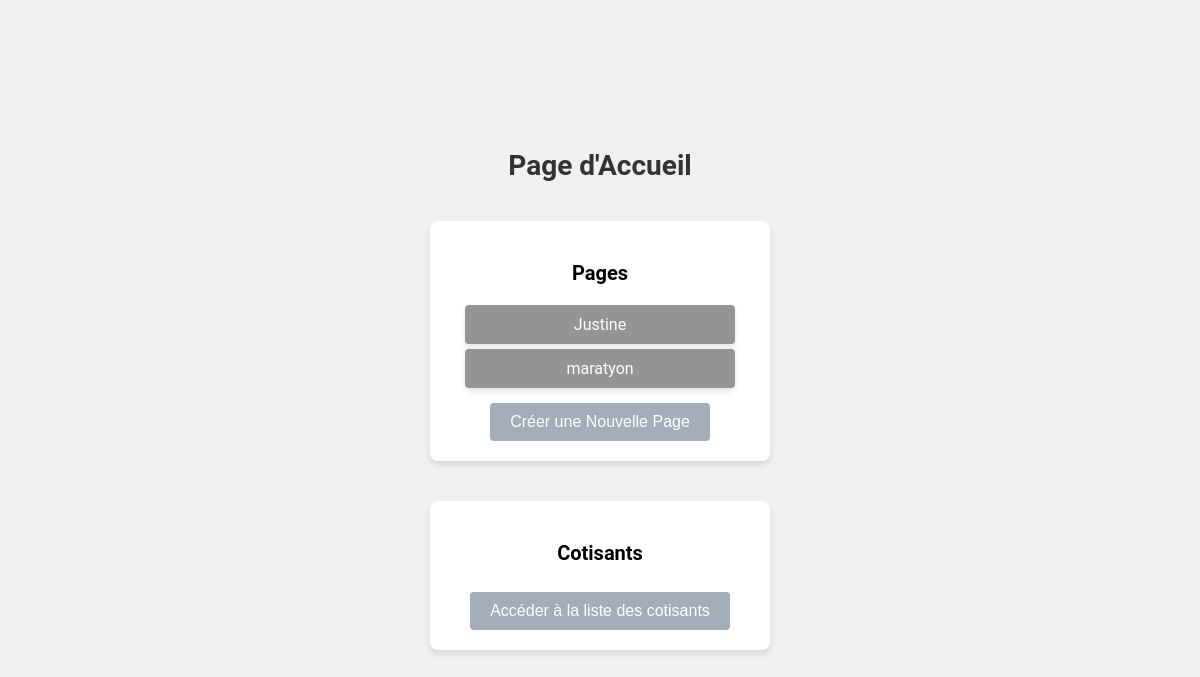
Before: / (signed in) with the older database file.
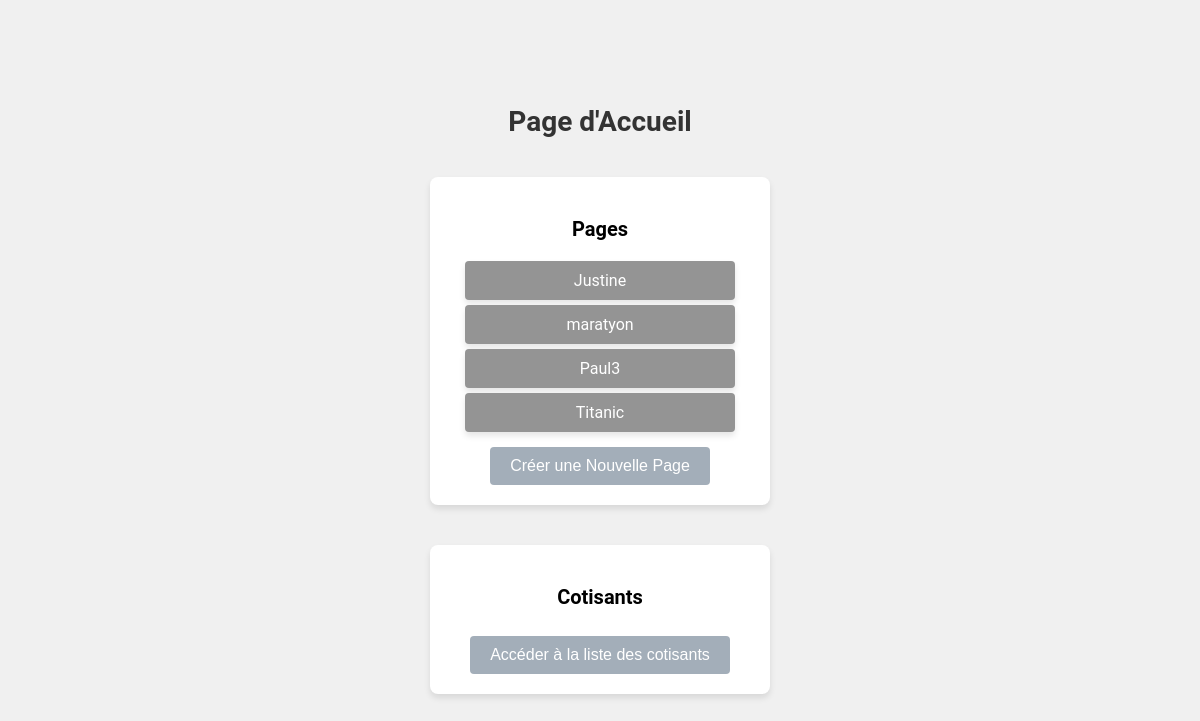
After: the same page with the newer database file.
### app.py (models this page shows)
class Page(db.Model):
    __tablename__ = 'page'
    id = db.Column(db.Integer, primary_key=True)
    title = db.Column(db.String(100))
    date = db.Column(db.String(20))
    image = db.Column(db.String(100))
    location = db.Column(db.String(100))
    max_participants = db.Column(db.Integer)
    cost = db.Column(db.Float)

### app.py (the view)
@app.route('/')
@login_required
def home():
    pages = Page.query.all()
    return render_template('home.html', pages=pages)

### app.py (called while the page is built)
@login_manager.user_loader
def load_user(user_id):
    user = UserLogin.query.filter_by(id=user_id).first()
    if user:
        return user
    return None

def login_required(route_function):
    @wraps(route_function)
    def decorated_route(*args, **kwargs):
        if not current_user.is_authenticated:
            flash('Please log in to access this page.', 'warning')
            return redirect(url_for('login'))
        return route_function(*args, **kwargs)
    return decorated_route

### templates/home.html (shortened to what this page needs)
<!DOCTYPE html>
<html lang="fr">
<head>
    <link rel="stylesheet" type="text/css" href="static/css/styles_home.css">
</head>
<body>
    <div class="container">
        <h1>Page d'Accueil</h1>
        <div class="pages-section">
            <h2>Pages</h2>
            {% include 'list_pages.html' %}
            <form method="GET" action="/create_page">
                <button type="submit">Créer une Nouvelle Page</button>
            </form>
        </div>
        <div class="cotisants-section">
            <h2>Cotisants</h2>
            <form method="GET" action="/edit_cotisants">
                <button type="submit">Accéder à la liste des cotisants</button>
            </form>
        </div>
    </div>
</body>
</html>

### templates/list_pages.html (shortened to what this page needs)
<!DOCTYPE html>
<html>
<head>
</head>
<body>
    <div class="page-list">
        {% for page in pages %}
            <div class="page-item">
                <a href="{{ url_for('page_details', page_id=page.id) }}">
                    <div class="button-container">
                        {{ page.title }}
                    </div>
                </a>
            </div>
        {% endfor %}
    </div>
</body>
</html>

Changed rows visible on the page:
added Page: title "Paul3"
added Page: title "Titanic"
